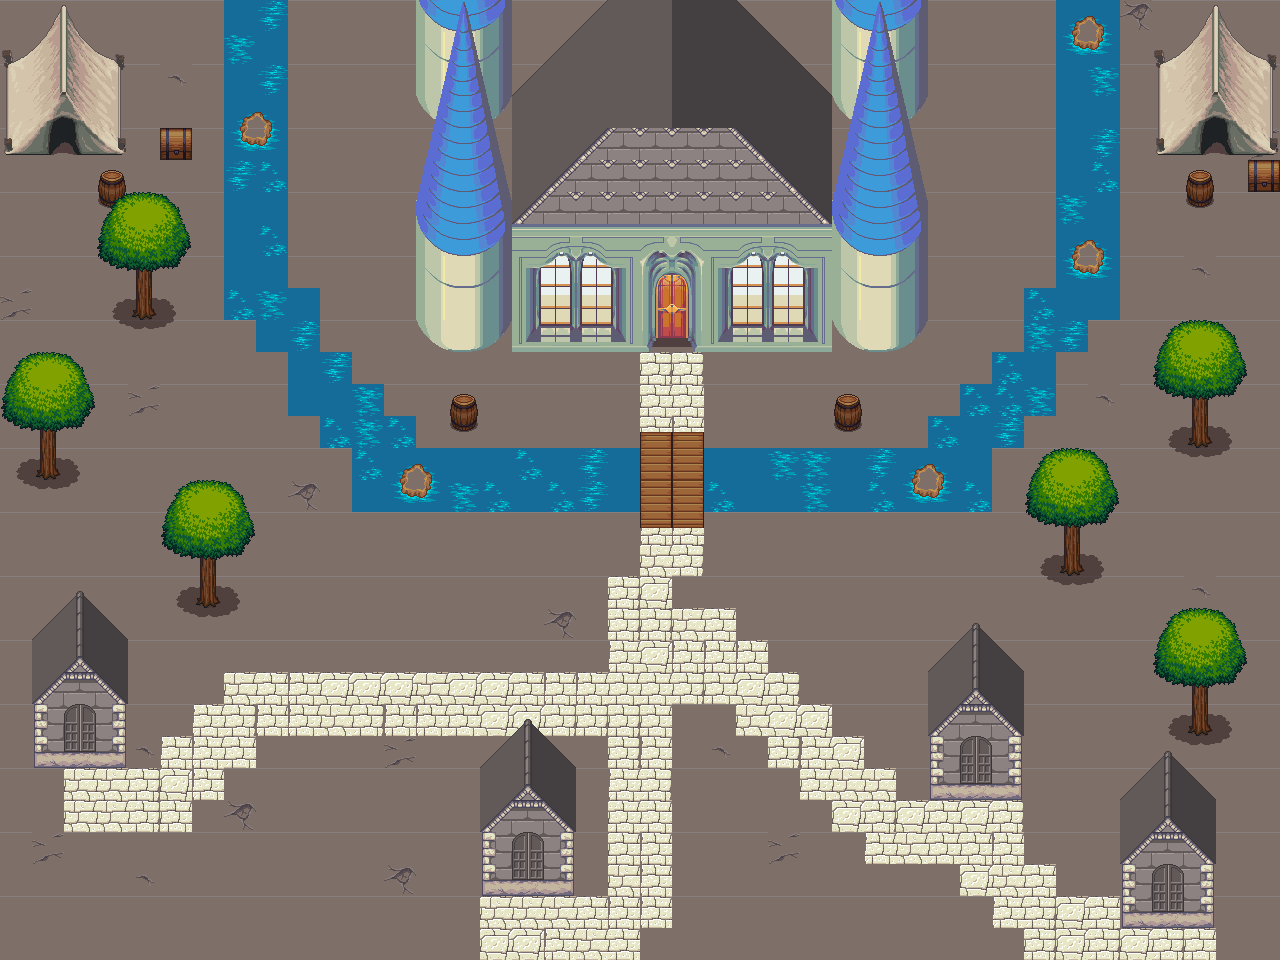

A 2D game scene composited from a Tiled map and its tileset images. What follows is a short description and the map's XML, with each tile layer's data collapsed to a summary:
An orthogonal 40x30 tile map with 32x32 px tiles, 4 tile layers (Sol, Revetement, Toit + tronc, Feuillage), 4 tilesets.

<map version="1.2" tiledversion="1.3.2" orientation="orthogonal" renderorder="right-down" compressionlevel="0" width="40" height="30" tilewidth="32" tileheight="32" infinite="0" nextlayerid="5" nextobjectid="1">
 <tileset firstgid="1" source="terrain_atlas.tsx" />
 <tileset firstgid="1025" source="base_out_atlas.tsx" />
 <tileset firstgid="2049" source="build_atlas.tsx" />
 <tileset firstgid="3073" source="obj_misk_atlas.tsx" />
 <layer id="1" name="Sol" width="40" height="30">
  <data>[1200 cells, 1200 non-empty, 4 distinct tile ids]</data>
 </layer>
 <layer id="2" name="Revetement" width="40" height="30">
  <data>[1200 cells, 453 non-empty, 109 distinct tile ids]</data>
 </layer>
 <layer id="3" name="Toit + tronc" width="40" height="30">
  <data>[1200 cells, 231 non-empty, 73 distinct tile ids]</data>
 </layer>
 <layer id="4" name="Feuillage" width="40" height="30">
  <data>[1200 cells, 54 non-empty, 9 distinct tile ids]</data>
 </layer>
</map>
